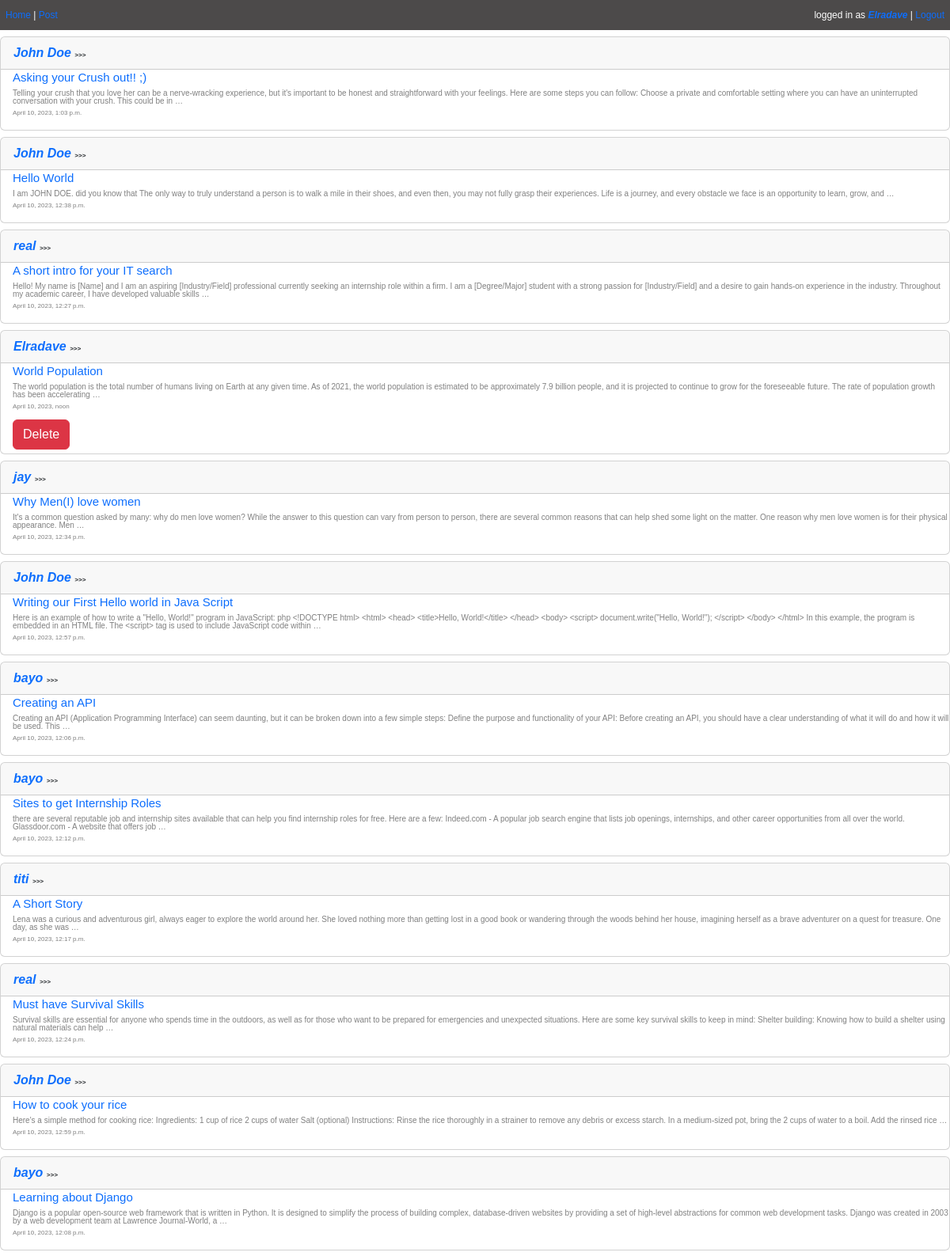
Screenshot of / (signed in, upper part) with the database file from the repository.
### main/models.py (models this page shows, shortened)
class Post(models.Model):
    author = models.ForeignKey(User, on_delete=models.CASCADE)
    title = models.CharField(max_length=100)
    description = models.TextField()
    created_at = models.DateTimeField(auto_now_add=True)
    updated_at = models.DateTimeField(auto_now=True)

### main/views.py (the view)
# urls.py: path('', views.home, name='home'),
@login_required(login_url='/login')
def home(request):
    posts = Post.objects.all().order_by('?')
    if request.method == 'POST':
        post_id = request.POST.get("post-id")
        post = Post.objects.filter(id=post_id).first()
        if post and post.author == request.user:
            post.delete()
    return render(request, 'home.html', {'posts': posts})

### main/templates/home.html (shortened to what this page needs)
{% extends 'main.html' %}{% block title %} Home Page{% endblock %}
{% block content %}
{% for post in posts reversed %}
<div class="card mt-2" id="top">
  <div class="card-header">
    <strong>
      <a href="{% url 'profile'  post.author.username  %}" style="text-decoration: none;">{{ post.author.username }}</a> <span style="font-size: 8px;">>>></span>
    </strong>
  </div>
  <div style="padding-bottom: 0;
              padding-left: 15px;
              margin-bottom: 5px;">
    <div style="">
      <h5 style="font-size: 15px;
                line-height: 0;
                margin-top: 10px;
                margin-bottom: 15px;
                ;"><a href="{% url 'post_page' post.id %}" style="text-decoration: none;">{{post.title}}</a></h5>
      <p style="font-size: 10px;
                color: gray;
                margin-bottom: 10px;
                line-height: 10px">{{post.description|truncatewords:50}}
                </p>
                  <p style="font-size: 8px;
                            color: gray;
                            line-height: 0;
                            margin-top: 0;">{{post.created_at}}  </p>
    </div>
    <div>
      {% if user == post.author %}
      <form method="POST">
        <button type="submit" name="post-id" value="{{post.id}}" class="btn btn-danger">
          Delete
        </button>
      </form>
      {% endif %}
    </div>
  </div>
</div>
{% empty %}
<p style="font-family: Arial;font-size: 12px;">No Posts Yet :(</p>
{% endfor %}
{% endblock %}

### main/templates/main.html (shortened to what this page needs)
<!DOCTYPE html>
<html lang="en">
  <head>
    {% load static %}
    <link rel="stylesheet" href="{% static 'main.css' %}" />
    <link
      href="https://cdn.jsdelivr.net/npm/bootstrap@5.3.0-alpha2/dist/css/bootstrap.min.css"
      rel="stylesheet"
    />
  </head>
  <body>
    <div style="color: white;
      font-size: 12px;
      padding-top: 10px;
      padding-bottom: 10px;
      padding-left: 7px;
      padding-right: 7px;
      font-family: Arial;
      background-color: rgb(76, 74, 74);
      display: grid;
      text-decoration: none;
      grid-template-columns: 1fr 1fr;">
      <div class="left-grid">
        <a href="/" style="text-decoration: none;">Home</a> | <a href="/create-post" style="text-decoration: none;">Post</a>
      </div>
      <div class="right-grid">
        logged in as <a href="{% url 'profile' user.username %}" style="text-decoration: none;"><strong>{{user.username}}</strong></a> |
        <a href="/logout" style="text-decoration: none;">Logout</a>
      </div>
    </div>
    {% block content%}{% endblock %}
  </body>
</html>

### static/main.css (style rules this page uses)
div { font-family: Arial; }
.right-grid { text-decoration: none; text-align: right; }
a { color : blue; text-decoration: none; cursor: pointer; }
strong { font-style: italic; }

### rows the page displays
Post: author.username "John Doe", title "Asking your Crush out!! ;)", description "Telling your crush that you love her can be a nerve-wracking experience, but it's important to be honest and straightforward with your feelings. Here are some steps you can follow: Choose a private and comfortable setting where you can have an uninterrupted conversation with your crush. This could be in …", created_at "April 10, 2023, 1:03 p.m."
Post: author.username "John Doe", title "Hello World", description "I am JOHN DOE. did you know that The only way to truly understand a person is to walk a mile in their shoes, and even then, you may not fully grasp their experiences. Life is a journey, and every obstacle we face is an opportunity to learn, grow, and …", created_at "April 10, 2023, 12:38 p.m."
Post: author.username "real", title "A short intro for your IT search", description "Hello! My name is [Name] and I am an aspiring [Industry/Field] professional currently seeking an internship role within a firm. I am a [Degree/Major] student with a strong passion for [Industry/Field] and a desire to gain hands-on experience in the industry. Throughout my academic career, I have developed valuable skills …", created_at "April 10, 2023, 12:27 p.m."
Post: author.username "Elradave", title "World Population", description "The world population is the total number of humans living on Earth at any given time. As of 2021, the world population is estimated to be approximately 7.9 billion people, and it is projected to continue to grow for the foreseeable future. The rate of population growth has been accelerating …", created_at "April 10, 2023, noon", {{ post.id }} 17 (drawn)
Post: author.username "jay", title "Why Men(I) love women", description "It's a common question asked by many: why do men love women? While the answer to this question can vary from person to person, there are several common reasons that can help shed some light on the matter. One reason why men love women is for their physical appearance. Men …", created_at "April 10, 2023, 12:34 p.m."
Post: author.username "John Doe", title "Writing our First Hello world in Java Script", description "Here is an example of how to write a \"Hello, World!\" program in JavaScript: php <!DOCTYPE html> <html> <head> <title>Hello, World!</title> </head> <body> <script> document.write(\"Hello, World!\"); </script> </body> </html> In this example, the program is embedded in an HTML file. The <script> tag is used to include JavaScript code within …", created_at "April 10, 2023, 12:57 p.m."
Post: author.username "bayo", title "Creating an API", description "Creating an API (Application Programming Interface) can seem daunting, but it can be broken down into a few simple steps: Define the purpose and functionality of your API: Before creating an API, you should have a clear understanding of what it will do and how it will be used. This …", created_at "April 10, 2023, 12:06 p.m."
Post: author.username "bayo", title "Sites to get Internship Roles", description "there are several reputable job and internship sites available that can help you find internship roles for free. Here are a few: Indeed.com - A popular job search engine that lists job openings, internships, and other career opportunities from all over the world. Glassdoor.com - A website that offers job …", created_at "April 10, 2023, 12:12 p.m."
Post: author.username "titi", title "A Short Story", description "Lena was a curious and adventurous girl, always eager to explore the world around her. She loved nothing more than getting lost in a good book or wandering through the woods behind her house, imagining herself as a brave adventurer on a quest for treasure. One day, as she was …", created_at "April 10, 2023, 12:17 p.m."
Post: author.username "real", title "Must have Survival Skills", description "Survival skills are essential for anyone who spends time in the outdoors, as well as for those who want to be prepared for emergencies and unexpected situations. Here are some key survival skills to keep in mind: Shelter building: Knowing how to build a shelter using natural materials can help …", created_at "April 10, 2023, 12:24 p.m."
Post: author.username "John Doe", title "How to cook your rice", description "Here's a simple method for cooking rice: Ingredients: 1 cup of rice 2 cups of water Salt (optional) Instructions: Rinse the rice thoroughly in a strainer to remove any debris or excess starch. In a medium-sized pot, bring the 2 cups of water to a boil. Add the rinsed rice …", created_at "April 10, 2023, 12:59 p.m."
Post: author.username "bayo", title "Learning about Django", description "Django is a popular open-source web framework that is written in Python. It is designed to simplify the process of building complex, database-driven websites by providing a set of high-level abstractions for common web development tasks. Django was created in 2003 by a web development team at Lawrence Journal-World, a …", created_at "April 10, 2023, 12:08 p.m."

### other values shown
{{ user.username }} "Elradave"
